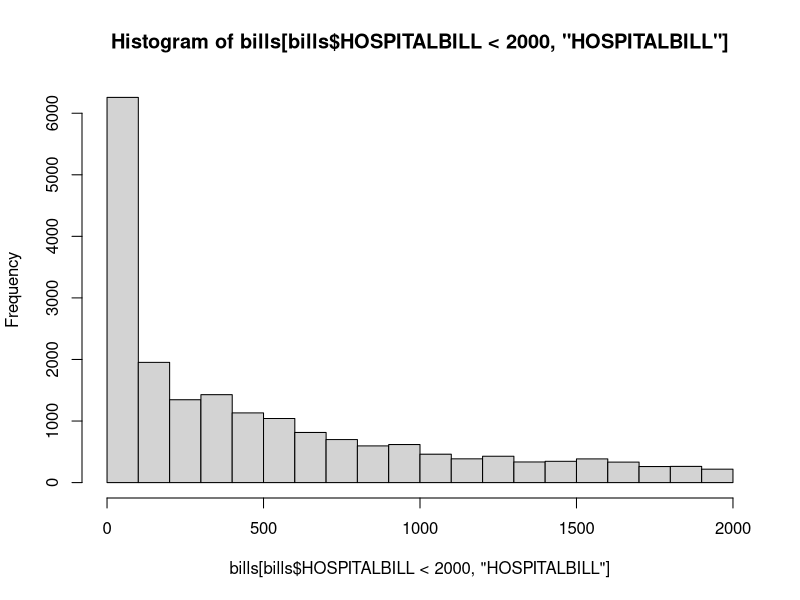
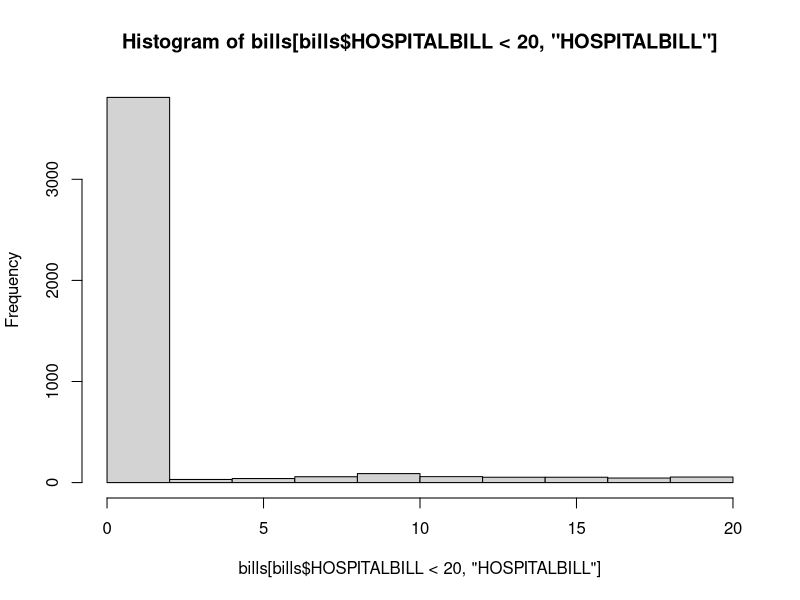
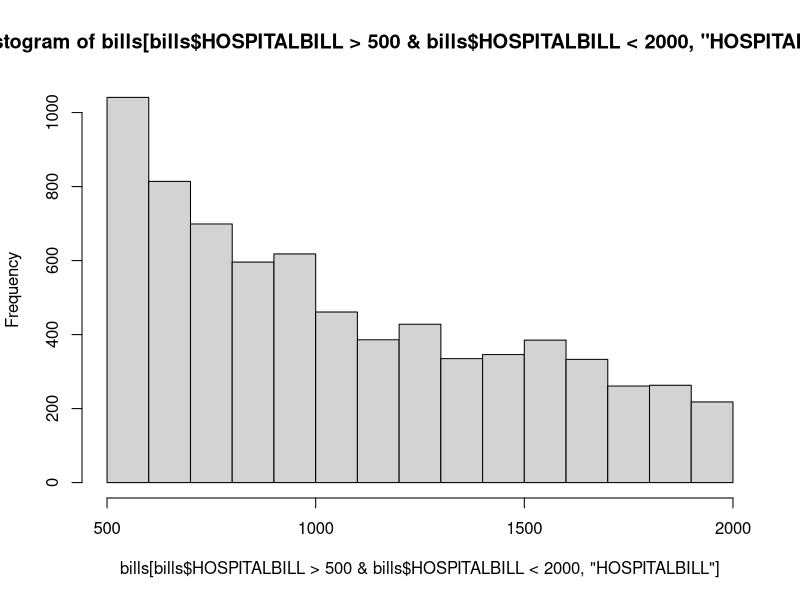

Here is the R script that generated these plots, in order:
bills <- read.csv("data/1 Core Data/Hospital Bills Final Set.csv")

bills <- bills[!is.na(bills$HOSPITALBILL), ]

hist(bills[bills$HOSPITALBILL < 2000, "HOSPITALBILL"])

hist(bills[bills$HOSPITALBILL < 20, "HOSPITALBILL"])

hist(bills[bills$HOSPITALBILL > 500 & bills$HOSPITALBILL < 2000, "HOSPITALBILL"])

table(bills[bills$HOSPITALBILL < 20, "HOSPITALBILL"])

head(bills[bills$HOSPITALBILL == 0, ])

bills <- bills[order(bills$ID, bills$yyyy, bills$DATEOFEVENT, bills$HOSPITALBILL, decreasing=F),]

head(bills, 30)

big.ID <- bills[bills$ID=="C000003554",]
sum(big.ID$HOSPITALBILL)

length(unique(big.ID$HRN))

aggregate(HOSPITALBILL ~ HRN , big.ID, sum)
